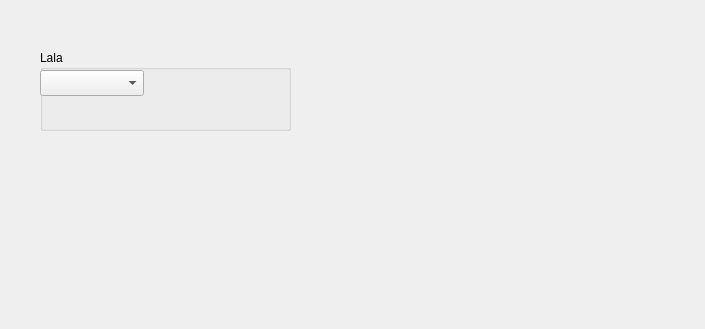
<?xml version="1.0" encoding="UTF-8"?>
<ui version="4.0">
 <class>Form</class>
 <widget class="QWidget" name="Form">
  <property name="geometry">
   <rect>
    <x>0</x>
    <y>0</y>
    <width>705</width>
    <height>329</height>
   </rect>
  </property>
  <property name="windowTitle">
   <string>Form</string>
  </property>
  <widget class="QGroupBox" name="groupBox">
   <property name="geometry">
    <rect>
     <x>40</x>
     <y>50</y>
     <width>251</width>
     <height>81</height>
    </rect>
   </property>
   <property name="title">
    <string>Lala</string>
   </property>
   <widget class="QComboBox" name="comboBox">
    <property name="geometry">
     <rect>
      <x>0</x>
      <y>20</y>
      <width>104</width>
      <height>26</height>
     </rect>
    </property>
   </widget>
  </widget>
 </widget>
 <resources/>
 <connections/>
</ui>
